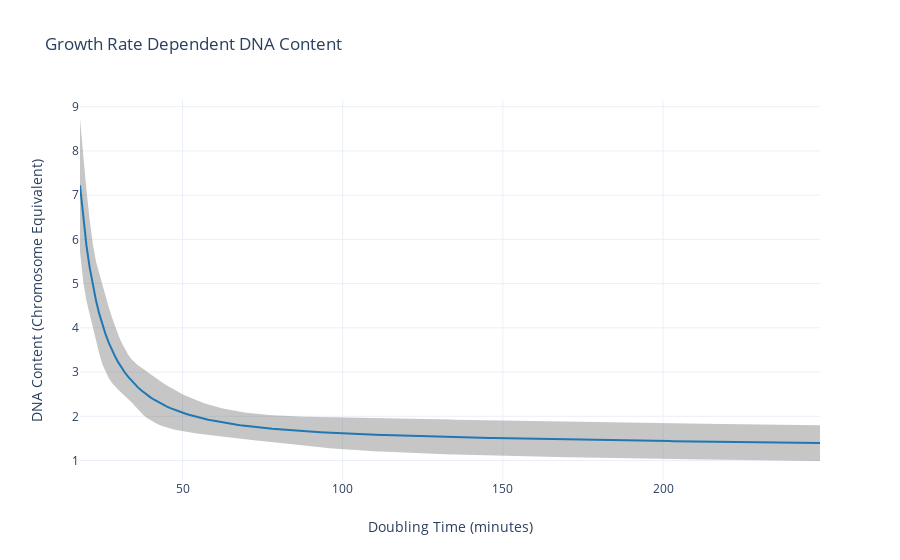

The notebook cell this image was saved under:
### Code cell
dt_min = np.arange(18.0, 250.0, 1.0)
results = []
for i in dt_min:
    results.append(popCellCount(i, age_array, weights)) 
    
upper_bound = go.Scatter(
    name='Upper Bound',
    x=dt_min,
    y=[i['mean_Ga']+i['std_Ga'] for i in results],
    mode='lines',
    marker=dict(color="#444"),
    line=dict(width=0),
    fillcolor='rgba(68, 68, 68, 0.3)',
    fill='tonexty')

trace = go.Scatter(
    name='Measurement',
    x=dt_min,
    y=[i['mean_Ga'] for i in results],
    mode='lines',
    line=dict(color='rgb(31, 119, 180)'),
    fillcolor='rgba(68, 68, 68, 0.3)',
    fill='tonexty')

lower_bound = go.Scatter(
    name='Lower Bound',
    x=dt_min,
    y=[i['mean_Ga']-i['std_Ga'] for i in results],
    marker=dict(color="#444"),
    line=dict(width=0),
    mode='lines')

# Trace order can be important
# with continuous error bars
data = [lower_bound, trace, upper_bound]

layout = go.Layout(
    xaxis=dict(title='Doubling Time (minutes)'),
    yaxis=dict(title='DNA Content (Chromosome Equivalent)'),
    title='Growth Rate Dependent DNA Content',
    showlegend = False,
    template='plotly_white'
)

fig = go.Figure(data=data, layout=layout)

iplot(fig, filename='pandas-continuous-error-bars')

### Figure 1 — Plotly figure (JSON) as saved in the notebook; plotly's stock layout.template omitted (floating-point values rounded to 4 significant figures; data arrays with more than 128 entries replaced by an {"elided": "..."} marker saying what was removed)
{"data": [{"line": {"width": 0}, "marker": {"color": "#444"}, "mode": "lines", "name": "Lower Bound", "type": "scatter", "x": {"elided": "232 int values"}, "y": {"elided": "232 float values"}}, {"fill": "tonexty", "fillcolor": "rgba(68, 68, 68, 0.3)", "line": {"color": "rgb(31, 119, 180)"}, "mode": "lines", "name": "Measurement", "type": "scatter", "x": {"elided": "232 int values"}, "y": {"elided": "232 float values"}}, {"fill": "tonexty", "fillcolor": "rgba(68, 68, 68, 0.3)", "line": {"width": 0}, "marker": {"color": "#444"}, "mode": "lines", "name": "Upper Bound", "type": "scatter", "x": {"elided": "232 int values"}, "y": {"elided": "232 float values"}}], "layout": {"showlegend": false, "title": {"text": "Growth Rate Dependent DNA Content"}, "xaxis": {"title": {"text": "Doubling Time (minutes)"}}, "yaxis": {"title": {"text": "DNA Content (Chromosome Equivalent)"}}}}
